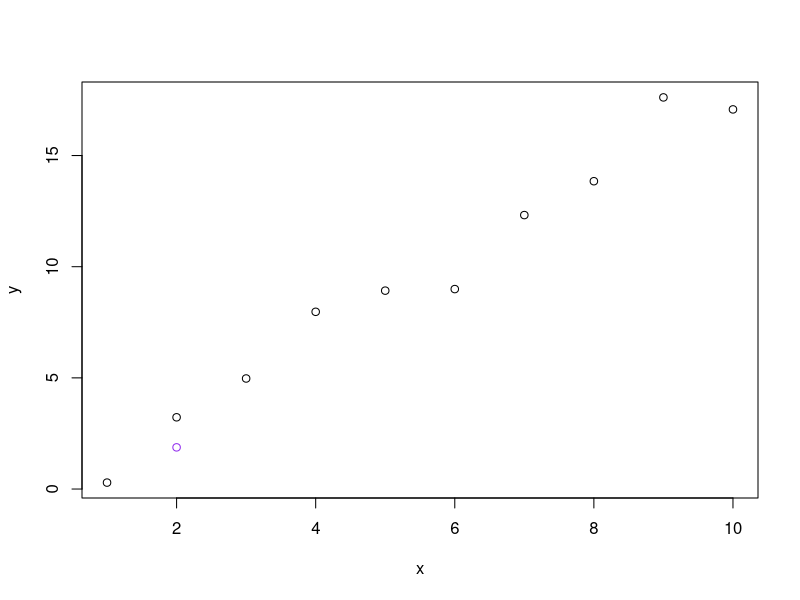

Source code (R): (Note: this script raises an error after producing the figure.)
# CRIM 4012
# Assignment #6
# Saara Ghani; 15486636

setwd("/Users/saaraghani/Desktop/Spring24/CRIM4012")

#### Question 1 ----
X <- rbind(c(1,1),
           c(1,2),
           c(1,3))

y <- rbind(c(4),
           c(5),
           c(6))

# Q1a.
t(X) %*% X

# Q1b.
solve(t(X) %*% X)

# Q1c.
solve(t(X) %*% X) %*% t(X)

# Q1d.
solve(t(X) %*% X) %*% t(X) %*% y

# Q1e.
lm(y~-1+X) 
# the -1 indicates that we should not include the intercept in the linear 
# regression model


#### Question 2 ----
set.seed(20240224)
x <- 1:10
y <- -1 + 2*x + rnorm(10)

# Q2a.
X <- cbind(1, x)
X

# Q2b.
bHat <- solve(t(X) %*% X) %*% t(X) %*% y
bHat

# Q2c. 
lm(y~x)

# Q2d.
x0 <- c(1,2)
predX0 <- bHat %*% x0
predX0

# Q2e.
plot(x,y)
points(x = x0[2], y = predX0[2], col = "purple2")


# Q2f.
w <- X %*% solve(t(X) %*% X) %*% rbind(c(1),c(2))
w
# The observations with higher values have greater weight in making a 
# prediction at x0 = 2/


#### Question 3 ----
X <- cbind(1, c(66,69,76,72), c(1.6764,1.7526,1.9304,1.8288))

# Q3a.
solve(t(X) %*% X)

# Error message: 
# Error in solve.default(t(X) %*% X) : 
# system is computationally singular: reciprocal condition number = 7.58483e-20

# Reason for above error message:
# The matrix is computational singular, which means that the matrix can not be 
# inverted because it has a determinant of zero (or close to zero). This happens 
# when columns in the matrix are linearly dependant (which occurs because 
# columns 2 and 3 are perfectly correlated).

# 3b.
lambda <- 0.00001
lambdaI <- diag(c(0,lambda,lambda))
solve(lambdaI + (t(X) %*% X))
solve(diag(c(0,1,1)) + (t(X) %*% X)) # I get a matrix!

# 3c. 
y <- c(186,263,246,287)
betaHat <- solve(t(X) %*% (X) + lambdaI) %*% t(X) %*% y

plot(X[,2],y)
lines(x = X[,2], y = X %*% betaHat, col = "purple")

# Do the predicted values seem reasonable?
# The predicted values lie in the middle of the actual values, and appear to 
# form a line of best fit. They are far off from the actual values but do seem 
# to represent a reasonable average prediction as they lie an even distance 
# from each point, with two points above and two points below the line.

# 3d.
lambda <- 1000
lambdaI <- diag(c(0,lambda,lambda))
betaHat <- solve(t(X) %*% (X) + lambdaI) %*% t(X) %*% y

plot(X[,2],y)
lines(x = X[,2], y = X %*% betaHat, col = "purple")

# This change in lambda has made betaHat much more extreme. The predicted value 
# also no longer appear to be a line of best fit; now they form a almost 
# horizontal line that does a very poor job of predicting the actual values in 
# comparison to part c.



##### Question 4 ----
x <- c(0,0,0,0,0,1,1,1,1,1)
y <- c(0,1,0,0,0,0,1,1,1,0)

X <- cbind(1,x)
betaHat <- c(0,0)

# 4a.
for (i in 1:100) {
  p <- as.numeric(1/(1+exp(-X %*% betaHat)))
  W <- diag((p*(1-p)))
  G <- t(X) %*% (y-p)
  H <- -t(X) %*% W %*% X
  betaHat <- betaHat - solve(H) %*% G
  print(G)
}

print(betaHat)

# 4b.
glm(y~x, family=binomial) |> coef()

# 4c.
sqrt(diag(-solve(H)))
glm(y~x, family=binomial) |> summary()
# These values are equal to the error values in the summary